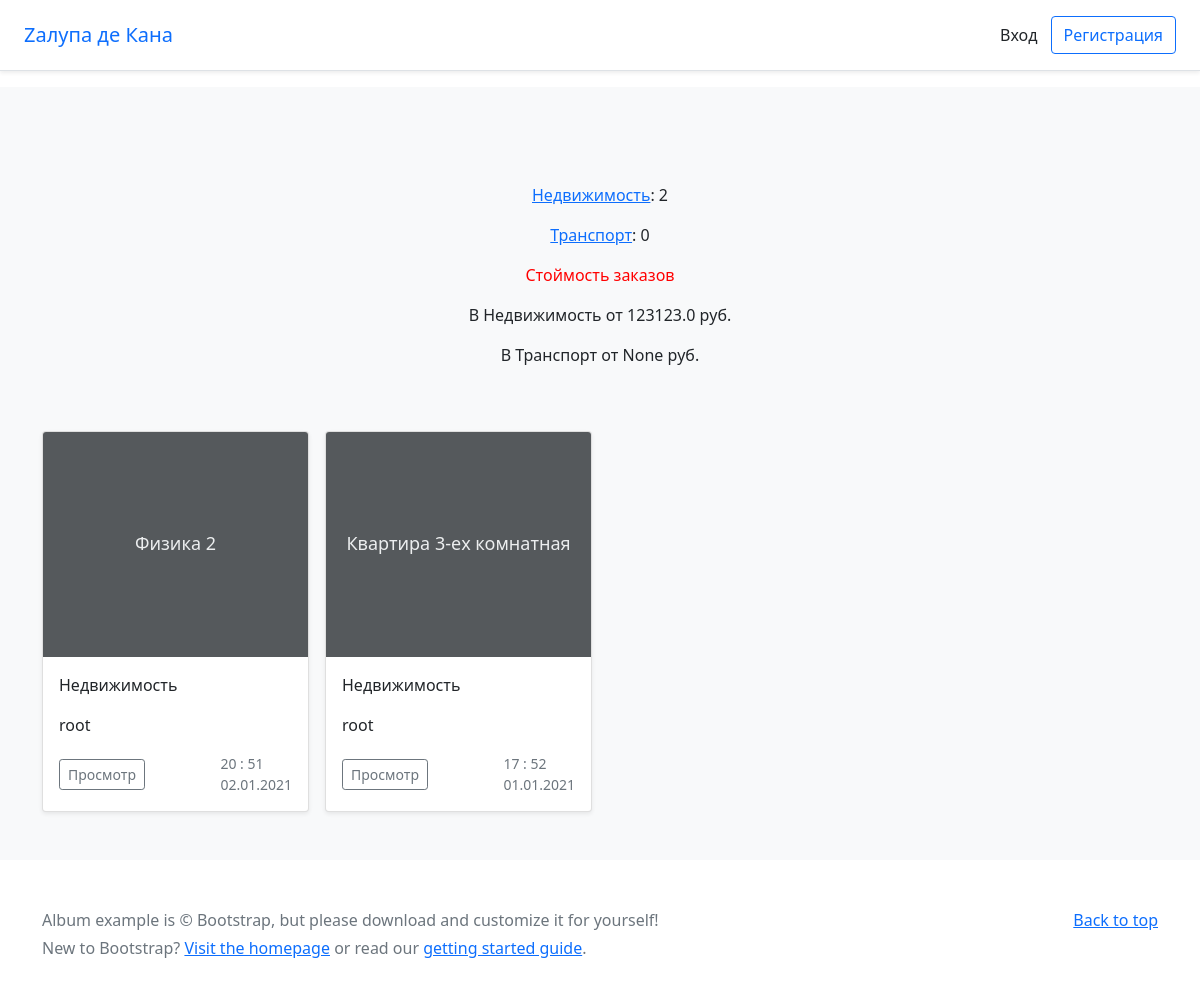
The app's page /bboard/, older data.
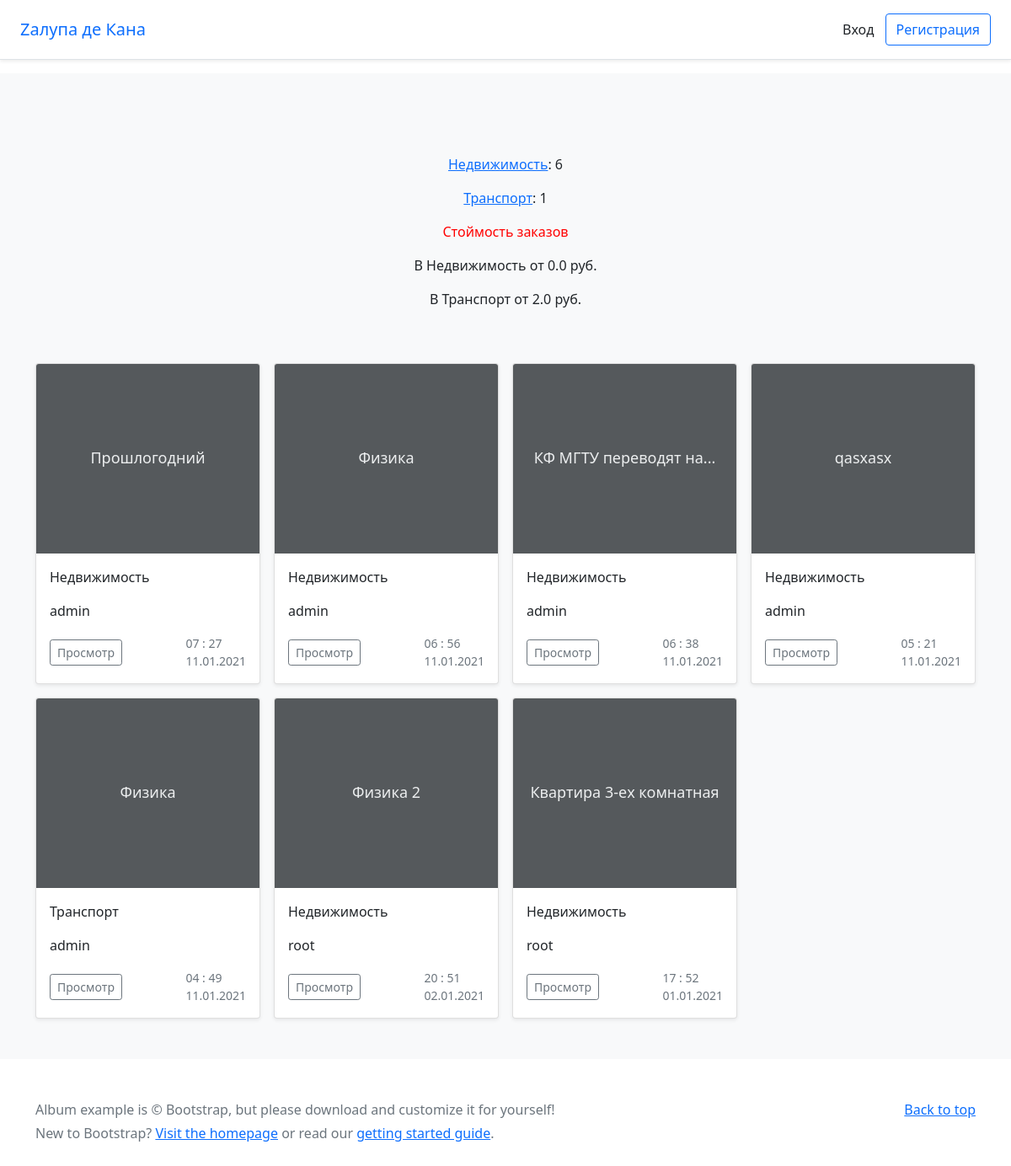
The same page, newer data.
### bboard/models.py (models this page shows, shortened)
class Rubric(models.Model):
    name = models.CharField(max_length=20, db_index=True, verbose_name="Название")
    class Meta:
        verbose_name = "Рубрика"
        verbose_name_plural = "Рубрики"
        ordering = ['name']

class Bb(models.Model):
    title = models.CharField(max_length=50, verbose_name="Товар")
    content = models.TextField(null=True, blank=True, verbose_name="Описание")
    rubric = models.ForeignKey('Rubric', null=True, on_delete=models.PROTECT, verbose_name="Рубрика")
    price = models.FloatField(null=True, blank=True, verbose_name="Цена")
    published = models.DateTimeField(auto_now_add=True, db_index=True, verbose_name="Опубликовано")
    user = models.ForeignKey(User, on_delete=models.CASCADE, null=True, default=User, verbose_name="Пользователь")
    class Meta:
        verbose_name = "Обьявление"
        verbose_name_plural = "Обьявления"
        ordering = ['-published']

### bboard/views.py (the view)
# urls.py: path('', index, name='index')
def index(request):
    bbs = Bb.objects.all()
    rubrics = Rubric.objects.all()
    count_post_by_rubric = Rubric.objects.annotate(Count('bb'))
    min_price_by_rubric = Rubric.objects.annotate(min=Min('bb__price')) #минимальная цена
    max_price_by_rubric = Rubric.objects.annotate(max=Max('bb__price')) #максимальная цена
    return render(request, 'bboard/index.html', {'bbs': bbs, 'rubrics': rubrics, 'cpbr': count_post_by_rubric,
                                                 'minpbr': min_price_by_rubric, 'maxpbr': max_price_by_rubric})

### templates/bboard/index.html (shortened to what this page needs)
{% extends 'base.html' %}
{% block content %}
    <section class="py-5 text-center container">
        {% for bb in cpbr %}
            <p><a href="{% url 'by_rubric' bb.pk %}">{{ bb.name }}</a>: {{ bb.bb__count }}</p>
        {% endfor %}
        <p style="color: red">Стоймость заказов</p>
        {% for bb in minpbr %}
            <p>В {{ bb.name }} от {{ bb.min }} руб.</p>
        {% endfor %}
    </section>
    <div class="row row-cols-1 row-cols-sm-2 row-cols-md-4 g-3">
        {% for bb in bbs %}
            <div class="col">
                <div class="card shadow-sm">
                    <svg class="bd-placeholder-img card-img-top" width="100%" height="225"
                         xmlns="http://www.w3.org/2000/svg" role="img" aria-label="Placeholder: Thumbnail"
                         preserveAspectRatio="xMidYMid slice" focusable="false"><title>Placeholder</title>
                        <rect width="100%" height="100%" fill="#55595c"></rect>
                        <text x="50%" y="50%" fill="#eceeef" dy=".3em">{{ bb.title }}</text>
                    </svg>
                    <div class="card-body">
                        <p class="card-text">{{ bb.rubric.name }}</p>
                        <p class="card-text">{{ bb.user }}</p>
                        <div class="d-flex justify-content-between align-items-center">
                            <div class="btn-group">
                                <a class="btn btn-sm btn-outline-secondary" href="{% url 'detail' bb.pk %}">Просмотр</a>
                            </div>
                            <small class="text-muted">{{ bb.published|date:"H : i" }}
                                <br>{{ bb.published|date:"d.m.Y" }}
                            </small>
                        </div>
                    </div>
                </div>
            </div>
        {% endfor %}
    </div>
{% endblock %}

### templates/base.html (shortened to what this page needs)
<html lang="en">
<head>
    <link href="/docs/5.0/dist/css/bootstrap.min.css" rel="stylesheet"
>
    <link href="https://cdn.jsdelivr.net/npm/bootstrap@5.0.0-beta1/dist/css/bootstrap.min.css" rel="stylesheet"
>
</head>
<body>
<header class="d-flex flex-column flex-md-row align-items-center p-3 px-md-4 mb-3 bg-white border-bottom shadow-sm">
    <a class="h5 my-0 me-md-auto fw-normal" href="{% url 'index' %}" style="text-decoration: None">Zaлупа де Кана</a>
    {% if user.is_authenticated %}
        <a class="btn" href="{% url 'logout' %}">Выход</a>
        <a class="btn btn-outline-primary" href="{% url 'my_posts' %}">{{ user.username }}</a>
    {% else %}
        <a class="btn" href="{% url 'login' %}">Вход</a>
        <a class="btn btn-outline-primary" href="{% url 'signup' %}">Регистрация</a>
    {% endif %}
</header>
<main>
    <div class="album py-5 bg-light content">
        <div class="container">
            {% block content %}
            {% endblock %}
        </div>
    </div>
</main>
<footer class="text-muted py-5">
    <div class="container">
        <p class="float-end mb-1">
            <a href="#">Back to top</a>
        </p>
        <p class="mb-1">Album example is © Bootstrap, but please download and customize it for yourself!</p>
        <p class="mb-0">New to Bootstrap? <a href="/">Visit the homepage</a> or read our <a
                href="/docs/5.0/getting-started/introduction/">getting started guide</a>.</p>
    </div>
</footer>
</body>
</html>

### templates/base.html (style rules this page uses)
.bd-placeholder-img { font-size: 1.125rem; text-anchor: middle; -webkit-user-select: none; -moz-user-select: none; user-select: none; }

Row changes from the older to the newer data that the page shows:
computed for Rubric "Недвижимость": bb__count "2" → "6"; min "123123.0" → "0.0"
computed for Rubric "Транспорт": bb__count "0" → "1"; min "None" → "2.0"
added Bb: title "Прошлогодний", rubric.name "Недвижимость", user "admin", published "07 : 27", published "11.01.2021"
added Bb: title "Физика", rubric.name "Недвижимость", user "admin", published "06 : 56", published "11.01.2021"
added Bb: title "КФ МГТУ переводят на...", rubric.name "Недвижимость", user "admin", published "06 : 38", published "11.01.2021"
added Bb: title "qasxasx", rubric.name "Недвижимость", user "admin", published "05 : 21", published "11.01.2021"
added Bb: title "Физика", rubric.name "Транспорт", user "admin", published "04 : 49", published "11.01.2021"
